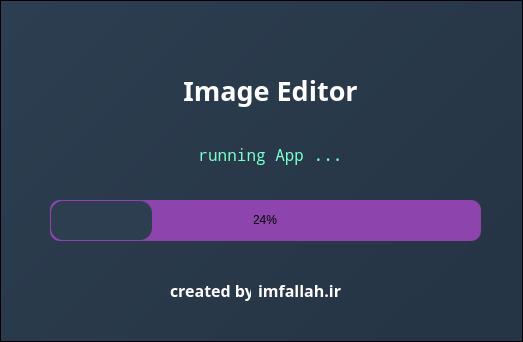
<?xml version="1.0" encoding="UTF-8"?>
<ui version="4.0">
 <class>MainWindow</class>
 <widget class="QMainWindow" name="MainWindow">
  <property name="geometry">
   <rect>
    <x>0</x>
    <y>0</y>
    <width>523</width>
    <height>342</height>
   </rect>
  </property>
  <property name="minimumSize">
   <size>
    <width>523</width>
    <height>342</height>
   </size>
  </property>
  <property name="maximumSize">
   <size>
    <width>523</width>
    <height>342</height>
   </size>
  </property>
  <property name="windowTitle">
   <string>MainWindow</string>
  </property>
  <property name="styleSheet">
   <string notr="true">QProgressBar {
    border-radius: 10px;
	text-align: center;
	background-color: rgb(142, 68, 173);
}

QProgressBar::chunk {
    border-radius: 12px;

    margin: 0.5px;
	background-color: rgb(44, 62, 80);
}
QLabel {
	background-color: transparent;
	color: rgb(142, 68, 173);
}

QFrame {
	background-color: qlineargradient(spread:pad, x1:0, y1:0.04, x2:0.985782, y2:0.693182, stop:0 rgba(44, 62, 80, 255), stop:1 rgba(38, 53, 69, 255));

}</string>
  </property>
  <widget class="QWidget" name="centralwidget">
   <layout class="QGridLayout" name="gridLayout">
    <property name="leftMargin">
     <number>0</number>
    </property>
    <property name="topMargin">
     <number>0</number>
    </property>
    <property name="rightMargin">
     <number>0</number>
    </property>
    <property name="bottomMargin">
     <number>0</number>
    </property>
    <property name="spacing">
     <number>0</number>
    </property>
    <item row="0" column="0">
     <widget class="QFrame" name="frame_all">
      <property name="font">
       <font>
        <pointsize>11</pointsize>
       </font>
      </property>
      <property name="frameShape">
       <enum>QFrame::StyledPanel</enum>
      </property>
      <property name="frameShadow">
       <enum>QFrame::Raised</enum>
      </property>
      <widget class="QProgressBar" name="prog">
       <property name="geometry">
        <rect>
         <x>50</x>
         <y>200</y>
         <width>431</width>
         <height>41</height>
        </rect>
       </property>
       <property name="value">
        <number>24</number>
       </property>
      </widget>
      <widget class="QLabel" name="label">
       <property name="geometry">
        <rect>
         <x>70</x>
         <y>60</y>
         <width>401</width>
         <height>61</height>
        </rect>
       </property>
       <property name="font">
        <font>
         <family>Raleway Black</family>
         <pointsize>20</pointsize>
         <italic>false</italic>
         <bold>true</bold>
        </font>
       </property>
       <property name="styleSheet">
        <string notr="true">	background-color: transparent;
color:#fff</string>
       </property>
       <property name="text">
        <string>Image Editor</string>
       </property>
       <property name="alignment">
        <set>Qt::AlignCenter</set>
       </property>
      </widget>
      <widget class="QLabel" name="label_2">
       <property name="geometry">
        <rect>
         <x>70</x>
         <y>130</y>
         <width>401</width>
         <height>51</height>
        </rect>
       </property>
       <property name="font">
        <font>
         <family>Noto Mono</family>
         <pointsize>12</pointsize>
        </font>
       </property>
       <property name="styleSheet">
        <string notr="true">background-color:  transparent ;
color: rgb(124, 255, 207)</string>
       </property>
       <property name="text">
        <string>running App ...</string>
       </property>
       <property name="textFormat">
        <enum>Qt::MarkdownText</enum>
       </property>
       <property name="alignment">
        <set>Qt::AlignCenter</set>
       </property>
      </widget>
      <widget class="QLabel" name="label_3">
       <property name="geometry">
        <rect>
         <x>170</x>
         <y>270</y>
         <width>81</width>
         <height>41</height>
        </rect>
       </property>
       <property name="font">
        <font>
         <family>Segoe UI Black</family>
         <pointsize>12</pointsize>
         <bold>true</bold>
        </font>
       </property>
       <property name="styleSheet">
        <string notr="true">background-color:transparent;
color:#fff</string>
       </property>
       <property name="text">
        <string>created by</string>
       </property>
      </widget>
      <widget class="QLabel" name="Qlabel">
       <property name="geometry">
        <rect>
         <x>258</x>
         <y>275</y>
         <width>91</width>
         <height>31</height>
        </rect>
       </property>
       <property name="font">
        <font>
         <family>Segoe UI Black</family>
         <pointsize>12</pointsize>
         <bold>true</bold>
        </font>
       </property>
       <property name="styleSheet">
        <string notr="true">#Qlabel{

  background-color:transparent;
  color:#fff
}

#Qlabel::hover{

  color:red;
}

#Qlabel:pressed {
	border: 4px solid #98c1fe;
}
</string>
       </property>
       <property name="text">
        <string>imfallah.ir</string>
       </property>
      </widget>
     </widget>
    </item>
   </layout>
  </widget>
 </widget>
 <resources/>
 <connections/>
</ui>
